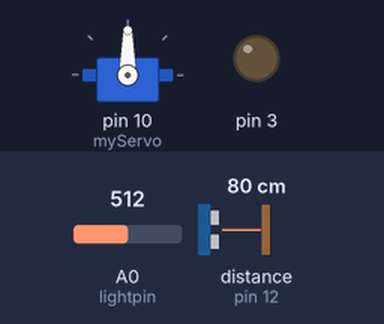
A sketch run on a simulated Arduino Uno, built with avr-gcc and run on an emulated ATmega328P. Shown: servo, output pins drawn as LEDs (lit = HIGH). Wiring (inferred from the names in the program): ultrasonic range finder: trigger pin 11; echo pin 12. Inputs (shaded band) come from the test bench; at power-on: distance to the obstacle (sensor on pin 12) 80 cm, A0 (lightpin) = 512. The echo pulse lasts 58.3 µs per cm; pins used as bus, display or sensor lines are not drawn.

Above: at 1.2 s.
1.3 s: distance to the obstacle (sensor on pin 12) set to 23 cm
2.8 s: distance to the obstacle (sensor on pin 12) set to 19 cm
At 3.8 s:
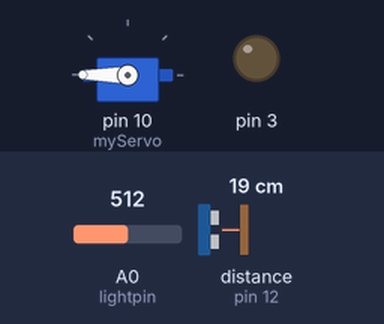
Timing chart, 0 to 9.5 s (numbered marks = the images above; inputs shaded):
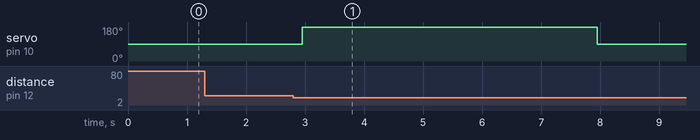

Measured:
- the behaviour switches between 21 and 20 cm on distance to the obstacle (sensor on pin 12) (found by bisection; images 0 and 1)
- after the input at 1.3 s, every drawn part: stays the same
- after the input at 2.8 s, servo on pin 10 (myServo): 90° → 180° after 0.15 s, → 90° 5.0 s later

The sketch:

proto.ino
```cpp
#include <Servo.h>
#include <Ultrasonic.h>
Servo myServo;

String mycmd;
const int trigPin = 11;
int echoPin = 12;
boolean stop = true;
int lightpin = A0; // select the input pin for LDR
int sensorValue = 0; // variable to store the value coming from the sensor
void setup() {
  // put your setup code here, to run once:
  pinMode(trigPin, OUTPUT); // Sets the trigPin as an Output
  pinMode(echoPin, INPUT); // Sets the echoPin as an Input

  Serial.begin(9600);
  myServo.attach(10);

}
void dclose(){
  if(stop == true){
       long duration, cm;
      pinMode(trigPin, OUTPUT);
      pinMode(3, OUTPUT);
      digitalWrite(trigPin, LOW);
      delayMicroseconds(2);
      digitalWrite(trigPin, HIGH);
      delayMicroseconds(5);
      digitalWrite(trigPin, LOW);
      pinMode(echoPin, INPUT);
      duration = pulseIn(echoPin, HIGH);

      cm = microsecondsToCentimeters(duration);
      delay(100);
      if(cm<20){
        if(sensorValue < 300){
          //Serial.print(cm);
          myServo.write(180);
          delay(2500);
          myServo.write(90);
          digitalWrite(13,1);
          stop = false;
        }
        else{
          //Serial.print(cm);
          myServo.write(180);
          delay(5000);
          myServo.write(90);
          stop = false;
        }
      }
    }
}
void lighthold(){
  sensorValue = analogRead(lightpin);
  //Serial.println(sensorValue);
  delay(100);
}
void loop() {
  // put your main code here, to run repeatedly:
  while(Serial.available()==0){
      dclose();
      lighthold();
  }

  mycmd = Serial.readStringUntil('\r');
  myServo.write(90);
  if(mycmd=="AON" or "GRAM" or "JO"){
    if(sensorValue < 300){
      myServo.write(0);
      delay(2500);
      myServo.write(90);
      stop = true;
    }
    else{
      myServo.write(0);
      delay(5000);
      myServo.write(90);
      stop = true;
    }
  }
}
long microsecondsToCentimeters(long microseconds)
{
// The speed of sound is 340 m/s or 29 microseconds per centimeter.
// The ping travels out and back, so to find the distance of the
// object we take half of the distance travelled.
return microseconds / 29 / 2;
}
```
